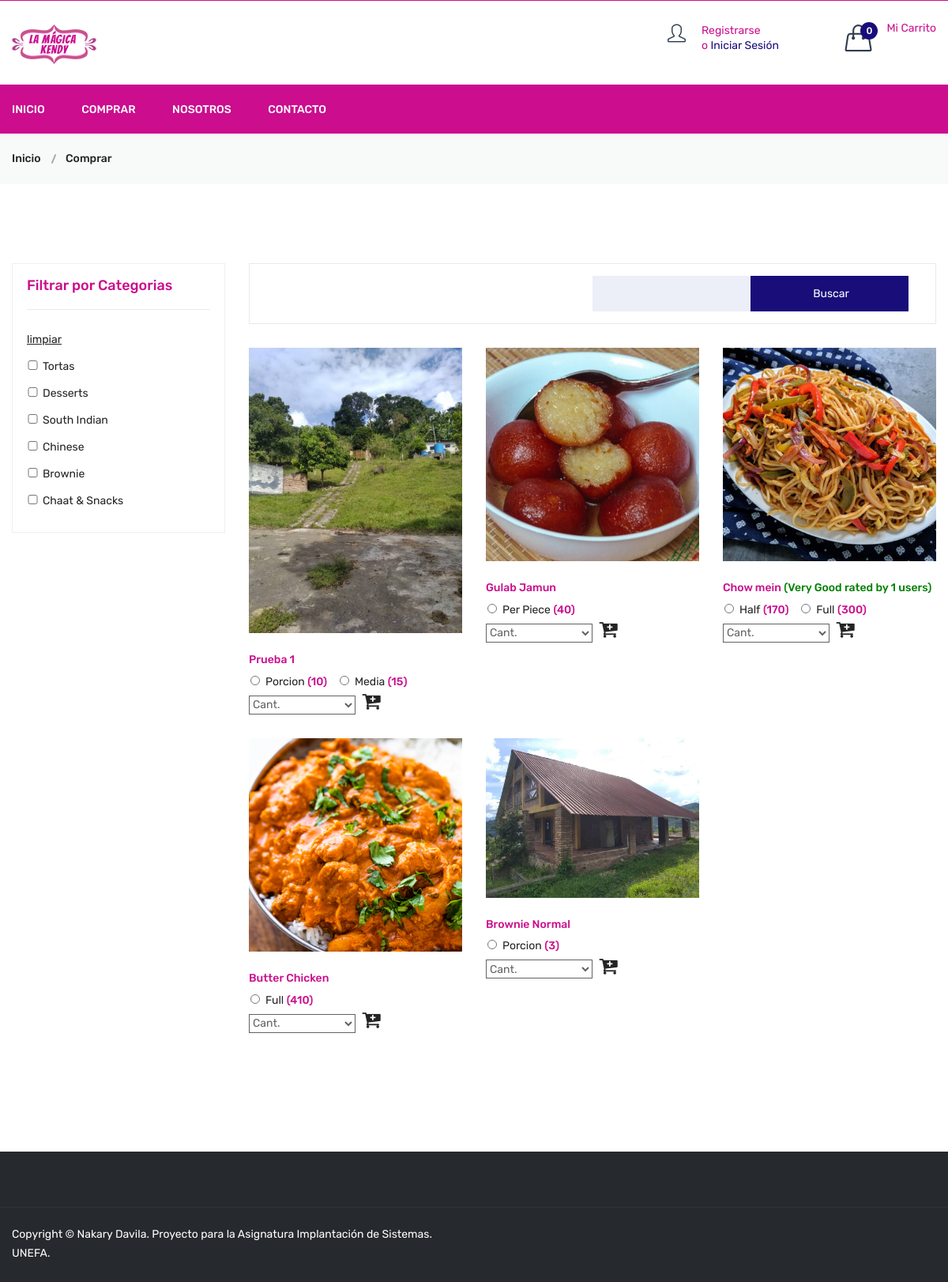
Page /shop on the committed database.
### tables this page shows
CREATE TABLE `dish` (
  `id` int(11) NOT NULL,
  `category_id` int(11) NOT NULL,
  `dish` varchar(100) NOT NULL,
  `dish_detail` text NOT NULL,
  `image` varchar(100) NOT NULL,
  `type` enum('veg','non-veg') NOT NULL,
  `status` int(11) NOT NULL,
  `added_on` datetime NOT NULL
);

CREATE TABLE `dish_details` (
  `id` int(11) NOT NULL,
  `dish_id` int(11) NOT NULL,
  `attribute` varchar(100) NOT NULL,
  `price` int(11) NOT NULL,
  `status` int(11) NOT NULL,
  `added_on` datetime NOT NULL
);

CREATE TABLE `category` (
  `id` int(11) NOT NULL,
  `category` varchar(50) NOT NULL,
  `order_number` int(11) NOT NULL,
  `status` int(11) NOT NULL,
  `added_on` datetime NOT NULL
);

### shop.php (the view, shortened to what this page needs)
<?php
include ("header.php");
$search_str='';
?>
<div class="breadcrumb-area gray-bg">
            <div class="container">
                <div class="breadcrumb-content">
                    <ul>
						<li><a href="<?php echo FRONT_SITE_PATH?>shop">Inicio</a></li>
                        <li><a href="shop.php">Comprar</a></li>
                    </ul>
                </div>
            </div>
        </div>
        <div class="shop-page-area pt-100 pb-100">
            <div class="container">
                <div class="row flex-row-reverse">
                    <div class="col-lg-9">
						<div class="shop-topbar-wrapper">
                            <div class="product-sorting-wrapper">
                                <div class="product-show shorting-style search_box_main">
									<input class="search_box" type="textbox" id="search" value="<?php echo $search_str?>"/>
									<input class="search_box seahc_box_btn"  type="button" class="submit btn-style" value="Buscar" onclick="setSearch()"/>
                                </div>
                            </div>
                        </div>
                        <?php
                            $product_sql="select * from dish where status=1";
                            $product_sql.=" order by dish desc";
                            $product_res=mysqli_query($con,$product_sql);
                            $product_count=mysqli_num_rows($product_res);
                        ?>
                        <div class="grid-list-product-wrapper">
                            <div class="product-grid product-view pb-20">
                                <?php if($product_count>0){?>
                                    <div class="row">
                                        <?php while($product_row=mysqli_fetch_assoc($product_res)){?>
                                        <div class="product-width col-xl-4 col-lg-4 col-md-4 col-sm-6 col-12 mb-30">
                                            <div class="product-wrapper">
                                                <div class="product-img">
                                                    <a href="javascript:void(0)">
                                                        <img src="<?php echo SITE_DISH_IMAGE.$product_row['image']?>" alt="">
                                                    </a>
                                                </div>
                                                <div class="product-content" id="dish_detail">
                                                    <h4>
														<a href="javascript:void(0)"><?php echo $product_row['dish'];
														getRatingByDishId($product_row['id']);
														?>
														</a>
                                                    </h4>
													<?php
													$dish_attr_res=mysqli_query($con,"select * from dish_details where status='1' and dish_id='".$product_row['id']."' order by price asc");
													?>
                                                    <div class="product-price-wrapper">
                                                        <?php
														while($dish_attr_row=mysqli_fetch_assoc($dish_attr_res)){
															if($website_close==0){
															echo "<input type='radio' class='dish_radio' name='radio_".$product_row['id']."' id='radio_".$product_row['id']."' value='".$dish_attr_row['id']."'/>";
															}
															echo $dish_attr_row['attribute'];
															echo "<span class='price'>(".$dish_attr_row['price'].")</span>";
														}
														?>
                                                    </div>
													<?php if($website_close==0){?>
													<div class="product-price-wrapper">
														<select class="select" id="qty<?php echo $product_row['id']?>">
															<option value="0">Cant.</option>
														</select>
														<i class="fa fa-cart-plus cart_icon" aria-hidden="true" onclick="add_to_cart('<?php echo $product_row['id']?>','add')"></i>
													</div>
													<?php } else{
														?>
														<div class="product-price-wrapper">
														<strong><?php echo $website_close_msg?>
														</strong></div>
														<?php
													}
													?>
                                                </div>
                                            </div>
                                        </div>
                                        <?php } ?>
                                    </div>
                                <?php } else{
                                    echo "No dish found";
                                }?>
                            </div>
                        </div>
                    </div>
                    <?php
                    $cat_res=mysqli_query($con,"select * from category where status=1 order by order_number desc")
                    ?>
                    <div class="col-lg-3">
                        <div class="shop-sidebar-wrapper gray-bg-7 shop-sidebar-mrg">
                            <div class="shop-widget">
                                <h4 class="shop-sidebar-title">Filtrar por Categorias</h4>
								<div class="shop-catigory">
									<ul id="faq" class="category_list">
										<li><a href="<?php echo FRONT_SITE_PATH?>shop"><u>limpiar</u></a></li>
                                        <?php
                                        while($cat_row=mysqli_fetch_assoc($cat_res)){
											$is_checked='';
											echo "<li> <input $is_checked onclick=set_checkbox('".$cat_row['id']."') type='checkbox' class='cat_checkbox' name='cat_arr[]' value='".$cat_row['id']."'/>".$cat_row['category']."</li>";
                                        }
                                        ?>
                                    </ul>
                                </div>
                            </div>
                        </div>
                    </div>
                </div>
            </div>
        </div>
<?php
include("footer.php");
?>

### header.php (shortened to what this page needs)
<?php
include('database.inc.php');
include('function.inc.php');
$getSetting=getSetting();
$website_close=$getSetting['website_close'];
$cartArr=getUserFullCart();
$totalCartDish=count($cartArr);
?>
<!doctype html>
<html class="no-js" lang="zxx">
<head>
        <link rel="stylesheet" href="<?php echo FRONT_SITE_PATH?>assets/css/bootstrap.min.css">
        <link rel="stylesheet" href="<?php echo FRONT_SITE_PATH?>assets/css/animate.css">
        <link rel="stylesheet" href="<?php echo FRONT_SITE_PATH?>assets/css/owl.carousel.min.css">
        <link rel="stylesheet" href="<?php echo FRONT_SITE_PATH?>assets/css/slick.css">
        <link rel="stylesheet" href="<?php echo FRONT_SITE_PATH?>assets/css/chosen.min.css">
        <link rel="stylesheet" href="<?php echo FRONT_SITE_PATH?>assets/css/ionicons.min.css">
        <link rel="stylesheet" href="<?php echo FRONT_SITE_PATH?>assets/css/font-awesome.min.css">
        <link rel="stylesheet" href="<?php echo FRONT_SITE_PATH?>assets/css/simple-line-icons.css">
        <link rel="stylesheet" href="<?php echo FRONT_SITE_PATH?>assets/css/jquery-ui.css">
        <link rel="stylesheet" href="<?php echo FRONT_SITE_PATH?>assets/css/meanmenu.min.css">
        <link rel="stylesheet" href="<?php echo FRONT_SITE_PATH?>assets/css/style.css">
        <link rel="stylesheet" href="<?php echo FRONT_SITE_PATH?>assets/css/responsive.css">
    </head>
    <body>
        <header class="header-area">
            <div class="header-middle">
                <div class="container">
                    <div class="row">
                        <div class="col-lg-3 col-md-4 col-12 col-sm-4">
                            <div class="logo">
                                <a href="<?php echo FRONT_SITE_PATH?>">
                                    <img alt="" src="<?php echo FRONT_SITE_PATH?>assets/img/logo/logo.png">
                                </a>
                            </div>
                        </div>
                        <div class="col-lg-9 col-md-8 col-12 col-sm-8">
                            <div class="header-middle-right f-right">
                                <div class="header-login">
                                    <?php
									if(!isset($_SESSION['FOOD_USER_NAME'])){
										?>
									<a href="<?php echo FRONT_SITE_PATH?>login_register">
                                        <div class="header-icon-style">
                                            <i class="icon-user icons header_icon"></i>
                                        </div>
                                        <div class="login-text-content header_icon">
												<p>Registrarse <br> o <span>Iniciar Sesión</span></p>
                                        </div>
                                    </a>
									<?php
											}
											?>
                                </div>
                                <div class="header-wishlist">
                                </div>
                                <div class="header-cart">
                                    <a href="#">
                                        <div class="header-icon-style">
                                            <i class="icon-handbag icons"></i>
                                            <span class="count-style" id="totalCartDish"><?php echo $totalCartDish?></span>
                                        </div>
                                        <div class="cart-text">
                                            <span class="digit">Mi Carrito</span>
                                        </div>
                                    </a>
                                </div>
                            </div>
                        </div>
                    </div>
                </div>
            </div>
            <div class="header-bottom transparent-bar black-bg">
                <div class="container">
                    <div class="row">
                        <div class="col-lg-12 col-md-12 col-12">
                            <div class="main-menu">
                                <nav>
                                    <ul>
                                        <li><a href="<?php echo FRONT_SITE_PATH?>">Inicio</a></li>
                                        <li><a href="<?php echo FRONT_SITE_PATH?>shop">Comprar</a></li>
                                        <li><a href="<?php echo FRONT_SITE_PATH?>about-us">Nosotros</a></li>
                                        <li><a href="<?php echo FRONT_SITE_PATH?>contact-us">Contacto</a></li>
                                    </ul>
                                </nav>
                            </div>
                        </div>
                    </div>
                </div>
            </div>
        </header>

### function.inc.php (shortened to what this page needs)
	<?php
function getcartTotalPrice(){
	$cartArr=getUserFullCart();
	$totalPrice=0;
	return $totalPrice;
}
function getUserFullCart($attr_id=''){
	$cartArr=array();
	if($attr_id!=''){
		return $cartArr[$attr_id]['qty'];
	}else{
		return $cartArr;
	}
}
function getSetting(){
	global $con;
	$sql="select * from setting where id='1'";
	$res=mysqli_query($con,$sql);
	$row=mysqli_fetch_assoc($res);
	return $row;
}
function getRatingByDishId($id){
	global $con;
	$sql="select id from dish_details where dish_id='$id'";
	$res=mysqli_query($con,$sql);
	$str='';
	while($row=mysqli_fetch_assoc($res)){
		$str.="dish_detail_id='".$row['id']."' or ";
	}
	$str=rtrim($str," or");
	$arr=array('','Bad','Below Average','Average','Good','Very Good');
	$sql="select sum(rating) as rating,count(*) as total from rating where $str";
	$res=mysqli_query($con,$sql);
	$row=mysqli_fetch_assoc($res);
	if($row['total']>0){
		$totalRate=$row['rating']/$row['total'];
		echo "<span class='rating'> (".$arr[round($totalRate)]." rated by ".$row['total']." users)</span>";
	}
}
?>

### footer.php (shortened to what this page needs)
<div class="footer-area black-bg-2 pt-70">
            <div class="footer-bottom-area border-top-4">
                <div class="container">
                    <div class="row">
                        <div class="col-lg-6 col-md-6 col-sm-7">
                            <div class="copyright">
                                <p>Copyright © Nakary Davila. Proyecto para la Asignatura Implantación de Sistemas. UNEFA.</p>
                            </div>
                        </div>
                        <div class="col-lg-6 col-md-6 col-sm-5">
                            <div class="footer-social">
                                <ul>
                                    <li><a href="#"><i class="ion-social-facebook"></i></a></li>
                                    <li><a href="#"><i class="ion-social-twitter"></i></a></li>
                                    <li><a href="#"><i class="ion-social-instagram-outline"></i></a></li>
                                </ul>
                            </div>
                        </div>
                    </div>
                </div>
            </div>
        </div>
    </body>
</html>

### rows in the picture
dish: image (picture), dish "Prueba 1", id "Cant."
dish_details: attribute "Porcion", price "10"
dish_details: attribute "Media", price "15"
dish: image (picture), dish "Gulab Jamun", id "Cant."
dish_details: attribute "Per Piece", price "40"
dish: image (picture), dish "Chow mein", totalRate "Very Good", total "1", id "Cant."
dish_details: attribute "Half", price "170"
dish_details: attribute "Full", price "300"
dish: image (picture), dish "Butter Chicken", id "Cant."
dish_details: attribute "Full", price "410"
dish: image (picture), dish "Brownie Normal", id "Cant."
dish_details: attribute "Porcion", price "3"
category: category "Tortas"
category: category "Desserts"
category: category "South Indian"
category: category "Chinese"
category: category "Brownie"
category: category "Chaat & Snacks"

### other values in the picture
$totalCartDish "0"
